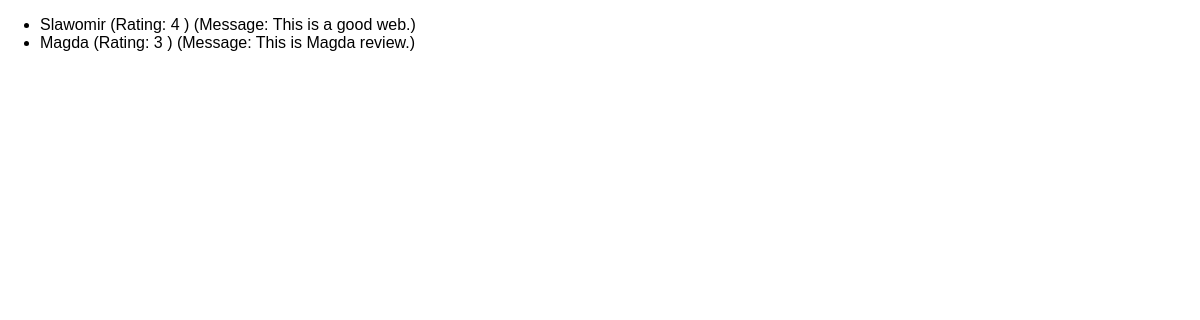
/reviews, run on an earlier commit of the app's database.
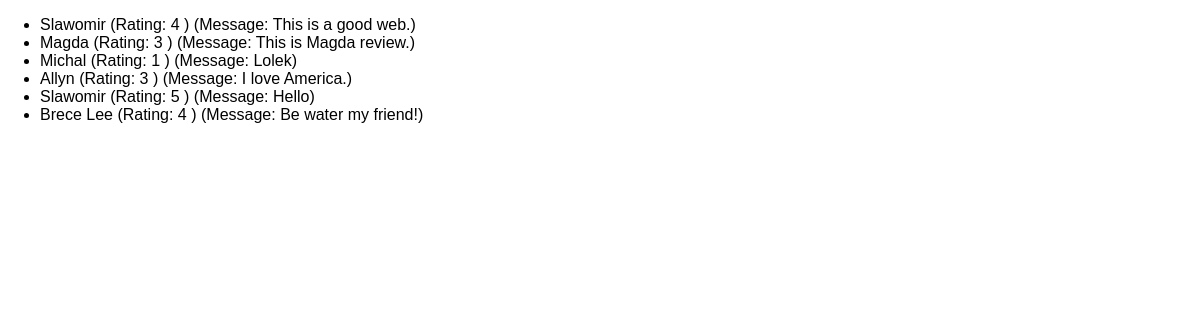
And on a later commit of the database.
### reviews/models.py (models this page shows)
class Review(models.Model):
  user_name = models.CharField(max_length=200)
  review_text = models.TextField()
  rating = models.IntegerField()

### reviews/views.py (the view)
# urls.py: path("reviews", views.ReviewsListView.as_view()),
class ReviewsListView(ListView):
    template_name = "reviews/review_list.html"
    model = Review

### reviews/templates/reviews/review_list.html (shortened to what this page needs)
{% extends "reviews/base.html" %}
{% block content %}
<ul>
  {% for review in object_list %}
  <li>{{ review.user_name }} (Rating: {{ review.rating }} ) (Message: {{ review.review_text}})</li>
  {% endfor %}
</ul>
{% endblock %}

### reviews/templates/reviews/base.html (shortened to what this page needs)
{% load static %}
<!DOCTYPE html>
<html lang="en">
<head>
  <link rel="stylesheet" href="{% static 'reviews/styles.css' %}">
</head>
<body>
  {% block content %}
  {% endblock %}
</body>
</html>

### reviews/static/reviews/styles.css (style rules this page uses)
body { font-family: sans-serif; margin: 0; }

What changed in the data, as far as the page shows it:
added Review: user_name "Michal", rating "1", review_text "Lolek"
added Review: user_name "Allyn", rating "3", review_text "I love America."
added Review: user_name "Slawomir", rating "5", review_text "Hello"
added Review: user_name "Brece Lee", rating "4", review_text "Be water my friend!"
